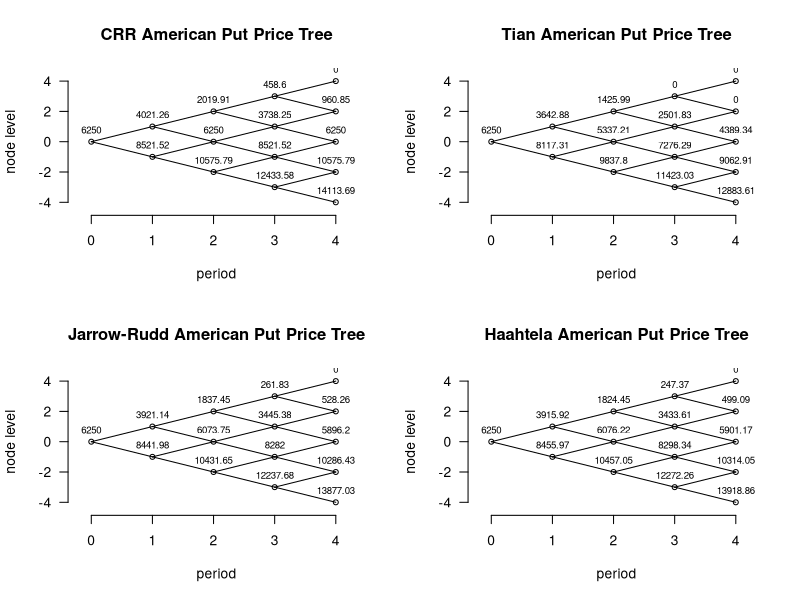

Generate this figure with R:
rm(list = ls())
#Input
vol <- 0.284345044546826
S0  <- 23750
K   <- 30000
T   <- 1/2
N   <- 4
r   <- 0.07
dt  <- T / N
#Build stock-tree
build_stock_tree <- function(S, u, d, N) {
  tree <- matrix(0, nrow = N + 1, ncol = N + 1)
  
  for (i in 0:N) {
    for (j in 0:i) {
      tree[i + 1, j + 1] <- S * u^j * d^(i - j)
    }
  }
  
  tree
}

price_american_put <- function(stock_tree, q, r, dt, K) {
  n <- nrow(stock_tree) - 1
  option_tree <- matrix(0, nrow = n + 1, ncol = n + 1)
  
  option_tree[n + 1, ] <- pmax(K - stock_tree[n + 1, ], 0)
  
  for (i in n:1) {
    for (j in 1:i) {
      continuation_value <- ((1 - q) * option_tree[i + 1, j] +
                               q * option_tree[i + 1, j + 1]) / exp(r * dt)
      
      exercise_value <- K - stock_tree[i, j]
      
      option_tree[i, j] <- max(exercise_value, continuation_value)
    }
  }
  
  option_tree
}

plot_tree <- function(tree_mat, main_title, digits = 2) {
  n <- nrow(tree_mat) - 1
  
  plot(
    NA,
    xlim = c(-0.2, n + 0.3),
    ylim = c(-n - 0.5, n + 0.5),
    xlab = "period",
    ylab = "node level",
    main = main_title,
    xaxt = "n",
    yaxt = "n",
    bty = "n"
  )
  
  axis(1, at = 0:n)
  axis(2, at = seq(-n, n, by = 2), las = 1)
  
  for (t in 0:n) {
    for (j in 0:t) {
      x <- t
      y <- 2 * j - t
      val <- round(tree_mat[t + 1, j + 1], digits)
      
      if (t < n) {
        segments(x, y, x + 1, y + 1)
        segments(x, y, x + 1, y - 1)
      }
      
      points(x, y, pch = 1, cex = 0.8)
      text(x, y, labels = val, pos = 3, cex = 0.7)
    }
  }
}

#CRR
u_crr <- exp(vol * sqrt(dt))
d_crr <- exp(-vol * sqrt(dt))
q_crr <- (exp(r * dt) - d_crr) / (u_crr - d_crr)

crr_stock <- build_stock_tree(S0, u_crr, d_crr, N)
crr_tree  <- price_american_put(crr_stock, q_crr, r, dt, K)

#Tian
v_tian <- exp(vol^2 * dt)

u_tian <- 0.5 * exp(r * dt) * v_tian *
  (v_tian + 1 + sqrt(v_tian^2 + 2 * v_tian - 3))

d_tian <- 0.5 * exp(r * dt) * v_tian *
  (v_tian + 1 - sqrt(v_tian^2 + 2 * v_tian - 3))

q_tian <- (exp(r * dt) - d_tian) / (u_tian - d_tian)

tian_stock <- build_stock_tree(S0, u_tian, d_tian, N)
tian_tree  <- price_american_put(tian_stock, q_tian, r, dt, K)

#JR
u_jr <- exp((r - 0.5 * vol^2) * dt + vol * sqrt(dt))
d_jr <- exp((r - 0.5 * vol^2) * dt - vol * sqrt(dt))
q_jr <- 0.5

jr_stock <- build_stock_tree(S0, u_jr, d_jr, N)
jr_tree  <- price_american_put(jr_stock, q_jr, r, dt, K)

#Haahtela
u_haahtela <- exp(r * dt) * (1 + sqrt(exp(vol^2 * dt) - 1))
d_haahtela <- exp(r * dt) * (1 - sqrt(exp(vol^2 * dt) - 1))
q_haahtela <- (exp(r * dt) - d_haahtela) / (u_haahtela - d_haahtela)

haahtela_stock <- build_stock_tree(S0, u_haahtela, d_haahtela, N)
haahtela_tree  <- price_american_put(haahtela_stock, q_haahtela, r, dt, K)

#Plot four trees in one frame
layout(matrix(1:4, nrow = 2, byrow = TRUE))

plot_tree(crr_tree, "CRR American Put Price Tree")
plot_tree(tian_tree, "Tian American Put Price Tree")
plot_tree(jr_tree, "Jarrow-Rudd American Put Price Tree")
plot_tree(haahtela_tree, "Haahtela American Put Price Tree")
